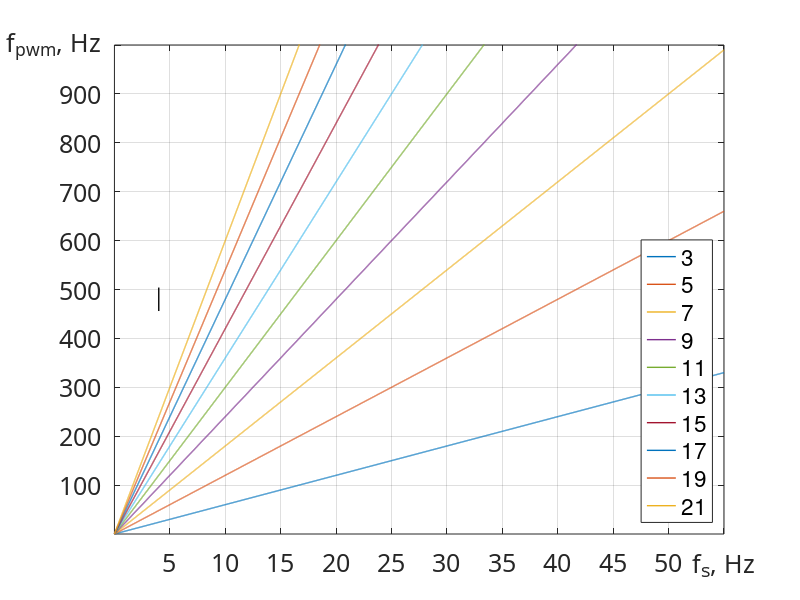

Recreate this plot in MATLAB.
%%ranges
f_s = [0:0.01:55];

ratioRange = [3:2:21]';

%%variables
maxPWMFrequency = 504;
maxModulationRatio = 21;
startMainFrequency = round(maxPWMFrequency /(6 * maxModulationRatio));
deltaFrqs = 0.01;


fPWM = (ratioRange - 1) * 3 * f_s;



startY = maxPWMFrequency;
startX = startMainFrequency;


iterFrq = startMainFrequency;

iterIndex = find(f_s == iterFrq);
tempFPWM = fPWM(9,:);
iterFPWM = tempFPWM(iterIndex);





y = [startY 456];
x = [startX startX];


k = 1;

%while f_s(k) < 55
% for k = 1:1:2   
%     iterIndex = find(f_s, iterFrq);
%     tempFPWM = fPWM(9,:);
%     iterPPWM = tempFPWM(iterIndex);
%     
%     
%     disp(f_s(k));
%     %k = k + 1;
% end




%%plots
%%plot text settings
try
    F='Tahoma';
    FN='FontName';
    FS='FontSize';
    l=18;
end
 


%% phi compare plots

try
    %% phonts
    
    frqCharacteristics = figure('Units', 'normalized', 'OuterPosition', [0 0 1 1]);
    yticks([100 200 300 400 500 600 700 800 900 1000]);
    yticklabels({'100' '200' '300' '400' '500' '600' '700' '800' '900' 'f_p_w_m, Hz'});
    set(gca, FN, F, FS, l);
    set(gcf, 'color', 'white'); %figure background
    box on;
    
    %% phi plots
    axis;
    hold on;
    frqPlot_1 = plot(f_s, fPWM); 
    frqs = plot(x, y);
    
    set(frqPlot_1, 'LineWidth', 1);
    set(frqs, 'LineWidth', 1, 'Color', 'k');
    %set(phiPlot_2, 'LineWidth', 3, 'LineStyle', ':', 'Color',  'r');
    grid on;
    xlim([0 55]);
    ylim([0 1000]);
    legend('3', '5', '7', '9', '11', '13', '15', '17', '19', '21', 'location', 'southeast');
    
    xticks([5 10 15 20 25 30 35 40 45 50 55]);
    xticklabels({'5' '10' '15' '20' '25' '30' '35' '40' '45' '50' 'f_s, Hz'});
    %set(gca,'xcolor','k'); 
    %set(gca,'ycolor','k'); 
    
end